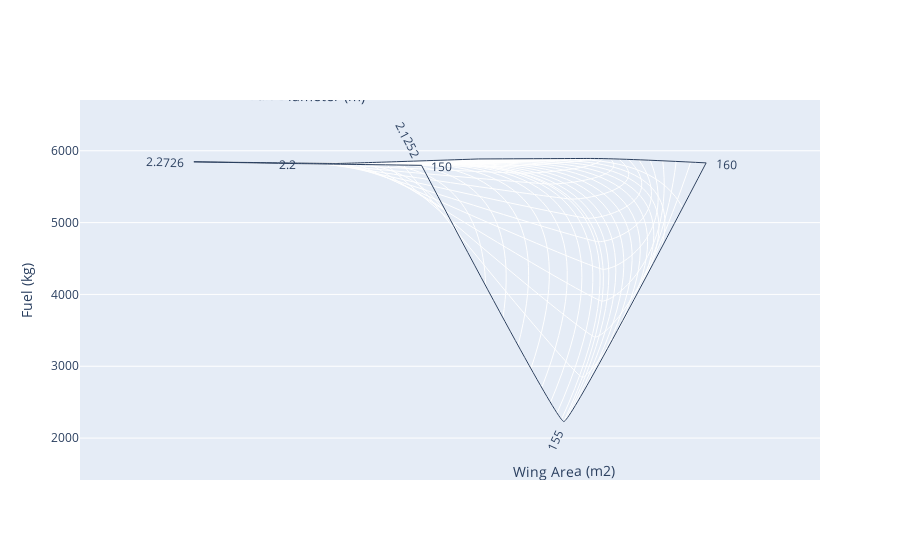

The notebook cell this image was saved under:
### Code cell
draw_carpet(input["WingArea"],input["FanDiameter"]/10,output["fuel_mass"],'Wing Area (m2)',"Fan Diameter (m)","Fuel (kg)")

### Figure 1 — Plotly figure (JSON) as saved in the notebook; plotly's stock layout.template omitted (floating-point values rounded to 4 significant figures)
{"data": [{"a": [150, 150, 150, 155, 155, 155, 160, 160, 160], "aaxis": {"minorgridcount": 10, "smoothing": 0.1, "title": {"text": "Wing Area (m2)"}}, "b": [2.273, 2.2, 2.125, 2.273, 2.2, 2.125, 2.273, 2.2, 2.125], "baxis": {"minorgridcount": 10, "smoothing": 0.2, "title": {"text": "Fan Diameter (m)"}}, "cheaterslope": 0.8, "type": "carpet", "y": [5846.0, 5819.0, 5797.0, 5824.0, 5816.0, 2230.0, 5886.0, 5893.0, 5831.0], "yaxis": "y"}], "layout": {"yaxis": {"title": {"text": "Fuel (kg)"}}}}
